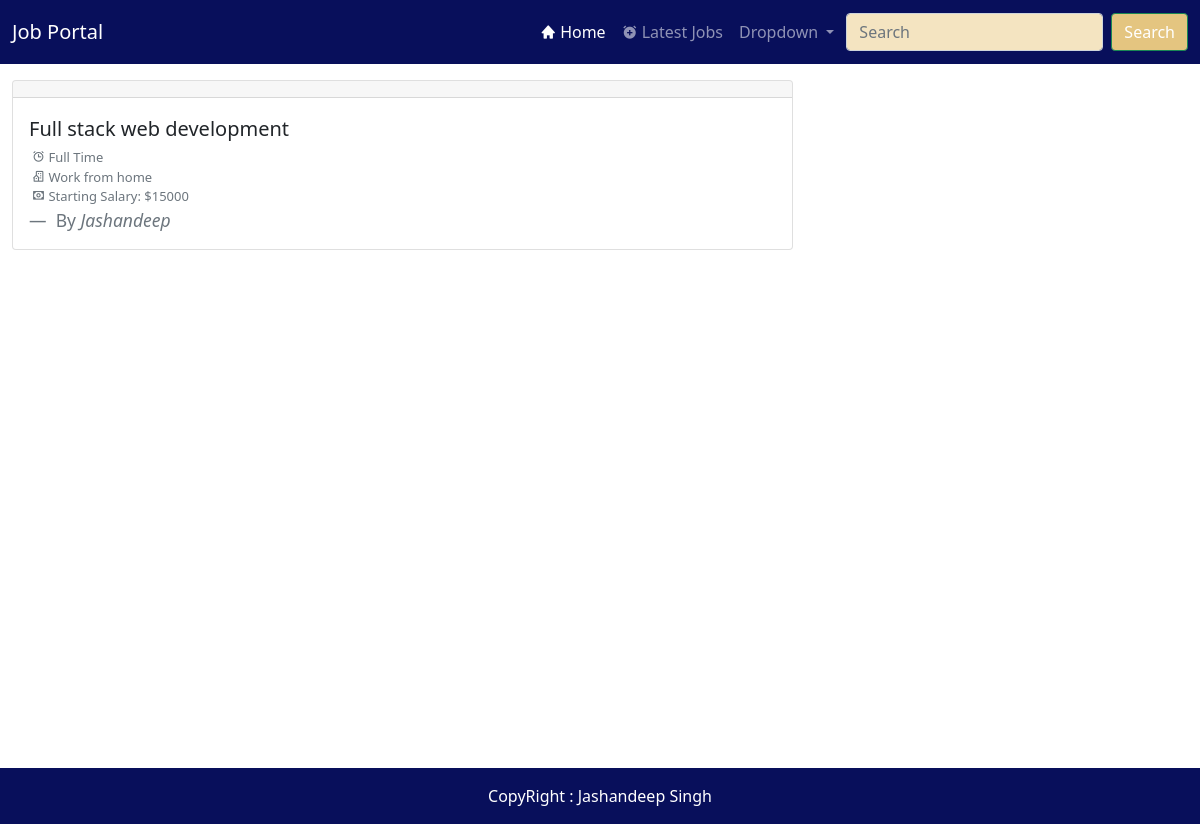
Screenshot of /my-applications/ (signed in) with the database file from the repository.
### job/models.py (models this page shows, shortened)
class form_of_post(models.Model):
    id  = models.AutoField(primary_key =True)
    teacher= models.ForeignKey(User, on_delete=models.CASCADE , related_name = 'teacher')
    student = models.ForeignKey(User, on_delete=models.CASCADE , related_name ="student")
    post =  models.ForeignKey(Job_Post, on_delete=models.CASCADE , related_name ="job_post")
    first_name  = models.CharField(max_length=50)
    last_name = models.CharField(max_length=50)
    email  = models.CharField(max_length=50)
    phone_number  = models.IntegerField()
    age  = models.IntegerField()
    eduction  = models.CharField(max_length=50)
    finished_in  = models.DateField()
    alternative_number  = models.IntegerField()
    address  = models.TextField()
    city = models.CharField(max_length=50)
    pin_code  = models.DecimalField(max_digits=5, decimal_places=0)

class Job_Post(models.Model):
    id  = models.AutoField(primary_key =True)
    part_or_full = (
    ('Full Time', 'Full Time'),
    ('Part Time','Part Time')
    )
    home_office  = (
    ('Work from home', 'Work from home'),
    ('Office','Office')
    )
    by  = models.ForeignKey(User, on_delete=models.CASCADE)
    id = models.AutoField(primary_key=True)
    title = models.CharField(max_length=100)
    slug = models.SlugField(max_length=200)
    start_date = models.DateField(auto_now=False, auto_now_add=False)
    end_date = models.DateField(auto_now=False, auto_now_add=False)
    starting_salary  = models.PositiveSmallIntegerField()
    image  = models.ImageField(upload_to='posts/main_images/')
    education_needed = models.CharField(max_length=100,)
    location  = models.CharField(max_length=100)
    part_or_full_time  = models.CharField(max_length=100, choices = part_or_full)
    skills  = models.CharField(max_length=100,)
    office_or_home = models.CharField(max_length=100, choices = home_office)
    vacancies  = models.PositiveSmallIntegerField()
    company_name = models.CharField(max_length=100)
    descriptions = models.TextField(verbose_name='')
    breaking_rules  = models.BooleanField(default=False)
    posted_at = models.DateTimeField( auto_now_add=True)
    updated_at  = models.DateTimeField(auto_now=True)

### user/models.py (models this page shows)
class User(AbstractUser):
	user_role_choices = (
	('Student','Student'),
	('Teacher','Teacher'),
	('Admin','Admin'),
	)
	username = None
	email  = models.EmailField(unique=True)
	first_name  = models.CharField(max_length=50)
	last_name  = models.CharField(max_length=50)
	photo  = models.ImageField(upload_to="user/teacher/", null=True,blank=True)
	qualification  = models.CharField(max_length=50, null=True, blank =True)
	phone_number  = models.PositiveIntegerField()
	notify_me  = models.BooleanField(default=True)
	user_role = models.CharField(max_length=50, choices = user_role_choices, default = 'Student')
	last_login = models.DateTimeField(auto_now = True)
	created_at  = models.DateTimeField(auto_now_add= True)
	rejected_once = models.BooleanField(default=False)
	request_as_teacher = models.BooleanField(default=False)
	USERNAME_FIELD = 'email'
	REQUIRED_FIELDS = ['first_name','last_name','phone_number','notify_me',]
	object = UserManager()

### core/views.py (the view)
# urls.py: path('my-applications/', views.my_applications , name="my_applications")
@login_required(login_url = 'login')
def my_applications(request):
    user = request.user
    posts= form_of_post.objects.filter(student = user)
    context={
        'posts':posts,
    }
    return render(request, 'core/basic/my_applications.html',context)

### core/templates/core/basic/my_applications.html (shortened to what this page needs)
{% extends "core/base.html" %}
{% block content %}
<section class="height mx-2 my-3" id="latest_jobs">
    <div class="row mx-0 gx-2 gy-3">
        {% for job in posts %}
        <div class="col-md-8 col-12">
            <a href="">
                <div class="card">
                    <div class="card-header">{{job.company_name}}</div>
                    <div class="card-body">
                        <blockquote class="blockquote mb-0">
                            <p class="text-dark mb-1">{{job.post.title}}</p>
                            <div class="text-secondary">
                                <ul>
                                    <li>
                                        <i class="bx bx-alarm"></i>
                                        {{job.post.part_or_full_time}}
                                    </li>
                                    <li>
                                        <i class="bx bx-building-house"></i>
                                        {{job.post.office_or_home}}
                                    </li>
                                    <li>
                                        <i class="bx bx-money"></i> Starting
                                        Salary: ${{job.post.starting_salary}}
                                    </li>
                                </ul>
                            </div>
                            <div class="blockquote-footer">
                                By
                                <cite title="Source Title"
                                    >{{job.post.by.first_name}}</cite
                                >
                            </div>
                        </blockquote>
                    </div>
                </div>
            </a>
        </div>
        {% endfor %}
    </div>
</section>
{% endblock content %}

### static/css/main.css (style rules this page uses)
* { margin: 0; padding: 0; box-sizing: border-box; }
:root { --primary : #fff; --dark-blue : #080f5b; --light-skin : #f4e4c1; --dark-skin : #e4c580; --success-green : #15db95; --light-blue : #0d19a3; }
.height { min-height: 86vh; }
a { text-decoration: none; }
#latest_jobs { min-height: 86vh; }
#latest_jobs a div { transition: all .3s ease; }
#latest_jobs a div ul { font-size: 13px; margin-top: 0; list-style: none; padding-left: 3px; }

### rows the page displays
form_of_post: post "Full stack web development", post.part_or_full_time "Full Time", post.office_or_home "Work from home", post.starting_salary "15000", post.by.first_name "Jashandeep"
